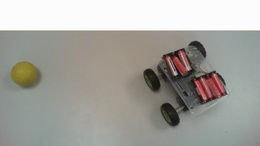
%> input picture SYSTEM/Server/SYSTEM/testimages2/frame1.jpeg, 260 x 146 px, shrunk from 1280 x 720 before the run; its folder holds 4 pictures in this run
$ octave --eval "analysis;"   (GNU Octave 9; MATLAB toolbox functions it lacks are replaced by stand-ins)
%> lines starting %> are read from the running program, lines starting %| are printed output that depends on the picture; in (x1, y1, x2, y2) boxes, pixels count from 0 and x2, y2 are one past the last pixel; in counts of white or black regions, pixels touching at a corner belong together; the program's own positions count from 1
### SYSTEM/Server/SYSTEM/readfiles.m
%Included to test when camera not available
%dir('images\yacht_images\*.PNG')
function images = readfiles(subfolder, filetype)
%> called with subfolder = 'testimages2\', filetype = 'jpeg'

    disp('    Find Files')
    files = dir([subfolder, '*.', filetype]);

    disp('    Read in files')
    for i = 1:length(files)
        images(:,:,:,i) = imread([subfolder, files(i).name]);
%> images is the input picture: size 146x260x3 uint8; mean R, G, B 165.1, 164.4, 158.5
    end

end

### SYSTEM/Server/SYSTEM/backgroundExtraction.m
function bg = backgroundExtraction(frames)

    disp('    Generate Background')

    for i = 1:size(frames, 4)
        frames(:,:,:,i) = histeq(frames(:,:,:,i));
    end

    bg = mode(frames, 4);
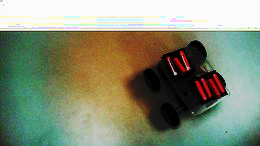
%> bg: size 146x260x3 uint8; mean R, G, B 132.8, 141.3, 117.8

end

### SYSTEM/Server/SYSTEM/foregroundExtraction.m
%Extract the foreground objects
function [labels, objects] = foregroundExtraction(frame, bg)
    fprintf('Object Extraction\n');
    a = frame~=bg;
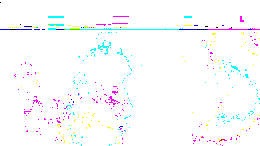
%> a: size 146x260x3 logical; mean R, G, B 0.983, 0.986, 0.994
    a = permute(  max(  permute(a, [3, 1, 2])   )   , [2, 3, 1]);
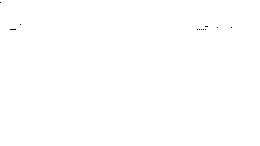
%> a: size 146x260 logical; 100% white; black in thin lines or dots, all inside (x1, y1, x2, y2) = (0, 2, 232, 30)
    labels = bwlabel(imfill(imdilate(a, ones(3)),'holes'));
%> labels: size 146x260 double; every value is 1

    for i = 1:max(max(labels))
        t1 = rgb2gray(frame);
        t1( labels ~= i ) = 0;
        objects(:,:,i) = t1;
    end
%> this loop made 1 pass
%> pass 1, in foregroundExtraction, `t1 = rgb2gray(frame);`:
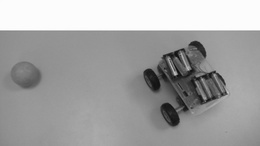
%> t1: size 146x260 uint8; min 11, max 255, mean 163.9

end

### SYSTEM/Server/SYSTEM/getCurrentFrame.m
function currentframe = getCurrentFrame(subfolder)

    disp('    Identify Current Frame')
    oldestImID = 1;
    if isfile([subfolder, '_old.txt'])
        fileID = fopen([subfolder, '_old.txt'],'r');
        oldestImID = fscanf(fileID,'%f');
        fclose(fileID);
    end

    disp('    Read in current frame')
    currentframe = imread([subfolder, 'frame', int2str(oldestImID), '.jpeg']);
end

### SYSTEM/Server/SYSTEM/analysis.m
function analysis()

    subfolder = 'testimages2\';
    filetype = 'jpeg';

    % Forever
    while true
        % Read in the background
        %bg = getBackground(subfolder);
        bg = backgroundExtraction(readfiles(subfolder, filetype));

        % Read in the frame defined by images/_old.txt
        cf = getCurrentFrame(subfolder);

        % Perform foreground extraction
        [labels, objects] = foregroundExtraction(cf, bg);
        imshow(labels)

        % Packedge each object into image
        for i =1:max(max(labels))
            disp("hi")

            % Save object as image


            % Send each object to cloud vision api
            sendReq([subfolder, '/objects/obj', i, 'filetype'], ['contents_', i, '.json']);


        end
    end
end
%> (the run ends here)
